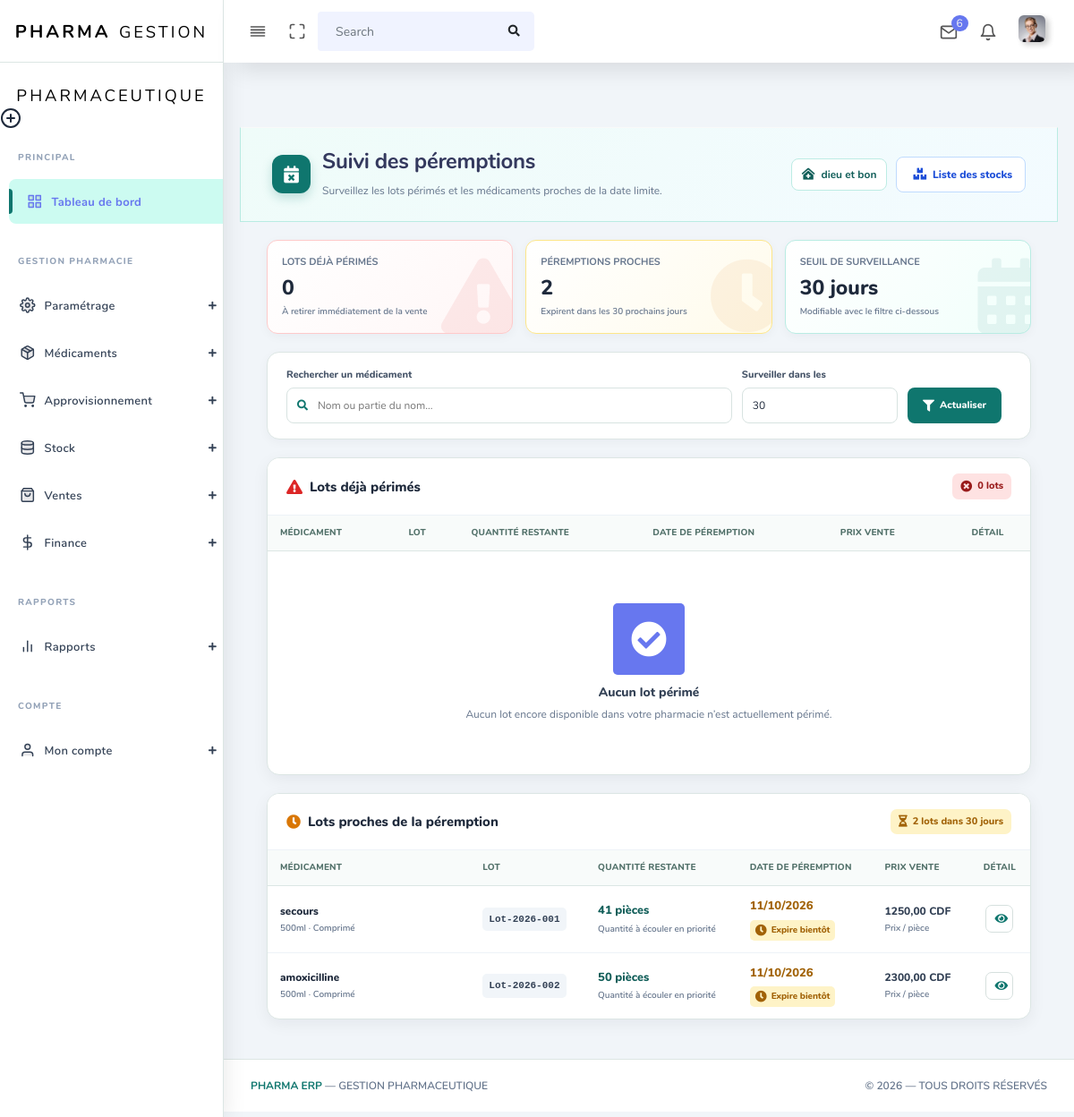
Page /stocks/peremptions/ (signed in) on the earlier database version.
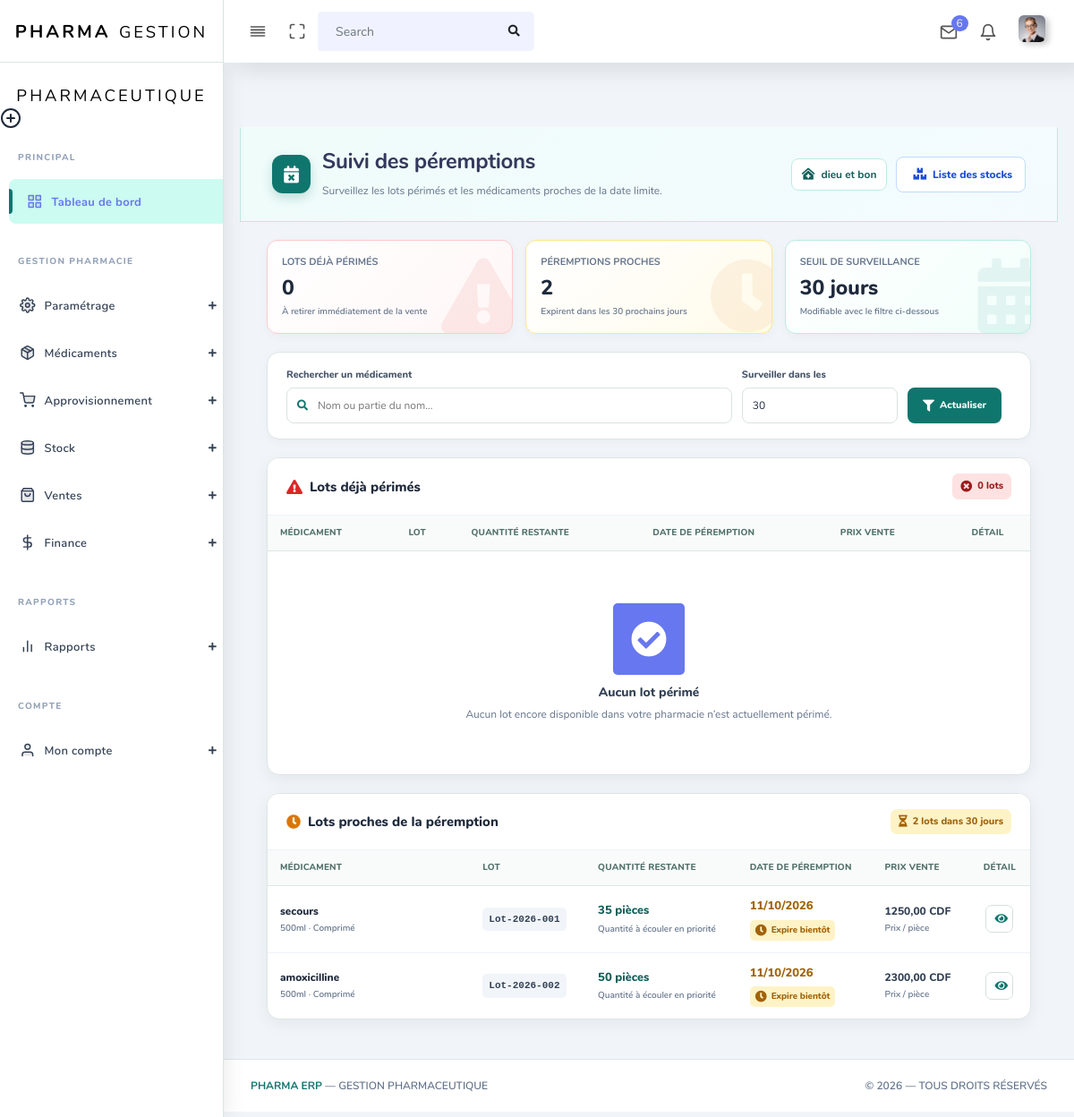
Same page on the later database version.
### app/models.py (models this page shows, shortened)
class Stock(models.Model):
    medicament = models.ForeignKey(
        'Medicament',
        on_delete=models.CASCADE,
        related_name='stocks'
    )
    pharmacie = models.ForeignKey(
        'Pharmacie',
        on_delete=models.CASCADE,
        related_name='stocks'
    )
    utilisateur = models.ForeignKey(
        settings.AUTH_USER_MODEL,
        on_delete=models.CASCADE,
        related_name='stocks_enregistres'
    )
    numero_lot = models.CharField(
        max_length=100,
        help_text=(
            "Le numéro de lot doit être unique dans cette pharmacie."
        )
    )
    date_peremption = models.DateField()
    date_achat = models.DateField(
        auto_now_add=True
    )
    nombre_cartons = models.PositiveIntegerField(
        help_text="Nombre de cartons achetés lors de cette livraison"
    )
    quantite_piece = models.PositiveIntegerField(
        editable=False,
        help_text=(
            "Calculé automatiquement : nombre_cartons × "
            "quantite_par_carton du médicament"
        )
    )
    quantite_restante = models.PositiveIntegerField(
        editable=False,
        help_text=(
            "Stock encore disponible pour ce lot "
            "(diminue à chaque vente)"
        )
    )
    devise = models.CharField(
        max_length=3,
        choices=[
            ('CDF', 'Franc Congolais'),
            ('USD', 'Dollar Américain'),
        ],
        default='CDF'
    )
    prix_achat_carton = models.DecimalField(
        max_digits=12,
        decimal_places=2
    )
    prix_vente_piece = models.DecimalField(
        max_digits=12,
        decimal_places=2
    )
    class Meta:
        ordering = ['date_peremption']
        verbose_name = "Stock"
        verbose_name_plural = "Stocks"
        constraints = [
            models.UniqueConstraint(
                fields=[
                    'pharmacie',
                    'numero_lot',
                ],
                name='unique_numero_lot_par_pharmacie',
                violation_error_message=(
                    "Ce numéro de lot existe déjà dans cette pharmacie."
                )
            )
        ]

class Medicament(models.Model):
    class Devise(models.TextChoices):
        CDF = 'CDF', 'Franc Congolais'
        USD = 'USD', 'Dollar Américain'
    class FormePharmaceutique(models.TextChoices):
        COMPRIME = 'COMPRIME', 'Comprimé'
        GELULE = 'GELULE', 'Gélule'
        SIROP = 'SIROP', 'Sirop'
        INJECTABLE = 'INJECTABLE', 'Injectable'
        POMMADE = 'POMMADE', 'Pommade'
        SUPPOSITOIRE = 'SUPPOSITOIRE', 'Suppositoire'
        POUDRE = 'POUDRE', 'Poudre'
        AUTRE = 'AUTRE', 'Autre'
    class CategorieMedicament(models.TextChoices):
        ANTIBIOTIQUE = 'ANTIBIOTIQUE', 'Antibiotique'
        ANTALGIQUE = 'ANTALGIQUE', 'Antalgique/Douleur'
        ANTIPALUDEEN = 'ANTIPALUDEEN', 'Antipaludéen'
        ANTIINFLAMMATOIRE = 'ANTIINFLAMMATOIRE', 'Anti-inflammatoire'
        ANTIFONGIQUE = 'ANTIFONGIQUE', 'Antifongique'
        VITAMINE = 'VITAMINE', 'Vitamine/Complément'
        ANTIHYPERTENSEUR = 'ANTIHYPERTENSEUR', 'Antihypertenseur'
        AUTRE = 'AUTRE', 'Autre'
    pharmacie = models.ForeignKey(
        'Pharmacie',
        on_delete=models.CASCADE,
        related_name='medicaments'
    )
    utilisateur = models.ForeignKey(
        settings.AUTH_USER_MODEL,
        on_delete=models.CASCADE,
        related_name='medicaments_enregistres'
    )
    nom = models.CharField(max_length=255)
    forme = models.CharField(
        max_length=20,
        choices=FormePharmaceutique.choices,
        default=FormePharmaceutique.COMPRIME
    )
    categorie = models.CharField(
        max_length=30,
        choices=CategorieMedicament.choices,
        default=CategorieMedicament.AUTRE
    )
    dosage = models.CharField(
        max_length=50,
        blank=True, null=True,
        help_text="Ex: 500mg, 250mg/5ml"
    )
    fabricant = models.CharField(max_length=255, blank=True, null=True)
    description = models.TextField(blank=True, null=True)
    devise = models.CharField(
        max_length=3,
        choices=Devise.choices,
        default=Devise.CDF,
        help_text="Devise dans laquelle les prix ci-dessous sont exprimés"
    )
    quantite_par_carton = models.PositiveIntegerField(
        help_text="Nombre de pièces contenues dans un carton"
    )
    prix_achat_carton = models.DecimalField(
        max_digits=12, decimal_places=2,
        help_text="Prix d'achat d'un carton entier"
    )
    prix_vente_piece = models.DecimalField(
        max_digits=12, decimal_places=2,
        help_text="Prix de vente d'une seule pièce"
    )
    date_creation = models.DateTimeField(auto_now_add=True)
    date_modification = models.DateTimeField(auto_now=True)
    class Meta:
        constraints = [
            models.UniqueConstraint(
                fields=("pharmacie", "nom", "dosage"),
                name="unique_medicament_pharmacie_nom_dosage",
            ),
            models.CheckConstraint(
                condition=models.Q(quantite_par_carton__gt=0),
                name="medicament_quantite_carton_positive",
            ),
            models.CheckConstraint(
                condition=models.Q(prix_achat_carton__gt=0),
                name="medicament_prix_achat_positif",
            ),
            models.CheckConstraint(
                condition=models.Q(prix_vente_piece__gt=0),
                name="medicament_prix_vente_positif",
            ),
        ]
        ordering = ['nom']
        verbose_name = "Médicament"
        verbose_name_plural = "Médicaments"

### app/views.py (the view)
# urls.py: path('stocks/peremptions/', views.liste_peremptions, name='liste_peremptions'),
@login_required()
def liste_peremptions(request):
    pharmacie_obj = Pharmacie.objects.filter(user_pharmacie=request.user).first()
    name_phar = pharmacie_obj.nom_pharmacie if pharmacie_obj else 'pas de nom'
    stocks = Stock.objects.filter(pharmacie=pharmacie_obj) if pharmacie_obj else Stock.objects.none()
    stocks = stocks.select_related('medicament').filter(quantite_restante__gt=0)
    try:
        seuil_jours = int(request.GET.get('jours', 30))
    except ValueError:
        seuil_jours = 30
    aujourdhui = timezone.localdate()
    date_limite = aujourdhui + timedelta(days=seuil_jours)
    stocks_perimes = stocks.filter(date_peremption__lt=aujourdhui).order_by('date_peremption')
    stocks_proches = stocks.filter(
        date_peremption__gte=aujourdhui,
        date_peremption__lte=date_limite
    ).order_by('date_peremption')
    recherche = request.GET.get('q', '').strip()
    if recherche:
        stocks_perimes = stocks_perimes.filter(medicament__nom__icontains=recherche)
        stocks_proches = stocks_proches.filter(medicament__nom__icontains=recherche)
    role_verify = Role.objects.filter(userRole=request.user).select_related('role')
    roles = [r.role.nom_typeRole for r in role_verify if r.role]
    if 'super admin' in roles:
        primary_role = 'super admin'
    elif 'admin' in roles:
        primary_role = 'admin'
    else:
        primary_role = 'visiteur'
    return render(request, 'back-end/stocks/peremptions_liste.html', {
        'stocks_perimes': stocks_perimes,
        'stocks_proches': stocks_proches,
        'primary_role': primary_role,
        'roles': roles,
        'name_phar': name_phar,
        'recherche': recherche,
        'seuil_jours': seuil_jours,
        'nb_perimes': stocks_perimes.count(),
        'nb_proches': stocks_proches.count(),
    })

### app/templates/back-end/stocks/peremptions_liste.html (shortened to what the changed rows need)
{% load static %}
<!DOCTYPE html>
<html lang="fr">
<head>
  <link rel="stylesheet" href="{% static 'back-end/assets/css/app.min.css' %}">
  <link rel="stylesheet" href="{% static 'back-end/assets/css/style.css' %}">
  <link rel="stylesheet" href="{% static 'back-end/assets/css/components.css' %}">
  <link rel="stylesheet" href="{% static 'back-end/assets/css/custom.css' %}">
</head>
<body>
  <div id="app">
    <div class="main-wrapper main-wrapper-1">
      <div class="main-content">
        <section class="section">
          <div class="section-header">
            <div class="section-header-left">
              <div>
                <h1>Suivi des péremptions</h1>
              </div>
            </div>
          </div>
          <div class="peremption-card">
            <div class="table-responsive">
              <table class="peremption-table">
                <thead>
                  <tr>
                    <th>Médicament</th>
                    <th>Lot</th>
                    <th>Quantité restante</th>
                    <th>Date de péremption</th>
                    <th>Prix vente</th>
                    <th class="text-center">Détail</th>
                  </tr>
                </thead>
              </table>
            </div>
          </div>
          <div class="peremption-card">
            <div class="table-responsive">
              <table class="peremption-table">
                <thead>
                  <tr>
                    <th>Médicament</th>
                    <th>Lot</th>
                    <th>Quantité restante</th>
                    <th>Date de péremption</th>
                    <th>Prix vente</th>
                    <th class="text-center">Détail</th>
                  </tr>
                </thead>
                <tbody>
                  {% for stock in stocks_proches %}
                    <tr>
                      <td>
                        <span class="medicament-name">
                          {{ stock.medicament.nom }}
                        </span>
                        <span class="medicament-meta">
                          {{ stock.medicament.dosage|default:"Sans dosage" }}
                          · {{ stock.medicament.get_forme_display }}
                        </span>
                      </td>
                      <td>
                        <span class="lot-code">
                          {{ stock.numero_lot }}
                        </span>
                      </td>
                      <td>
                        <span class="quantity-value">
                          {{ stock.quantite_restante|floatformat:0 }}
                          pièce{{ stock.quantite_restante|pluralize }}
                        </span>
                        <span class="quantity-info">
                          Quantité à écouler en priorité
                        </span>
                      </td>
                      <td>
                        <span class="date-near">
                          {{ stock.date_peremption|date:"d/m/Y" }}
                        </span>
                        <span class="days-near">
                          <i class="fas fa-clock"></i>
                          Expire bientôt
                        </span>
                      </td>
                      <td>
                        <span class="price-value">
                          {{ stock.prix_vente_piece|floatformat:2 }}
                          {{ stock.devise }}
                        </span>
                        <span class="price-info">
                          Prix / pièce
                        </span>
                      </td>
                      <td class="text-center">
                        <a
                          href="{% url 'detail_stock' stock.id %}"
                          class="btn-detail"
                          title="Voir le détail du lot"
                        >
                          <i class="fas fa-eye"></i>
                        </a>
                      </td>
                    </tr>
                  {% endfor %}
                </tbody>
              </table>
            </div>
          </div>
        </section>
      </div>
    </div>
  </div>
</body>
</html>

Differences in the rows shown:
changed Stock "Lot-2026-001": quantite_restante "41" → "35"
